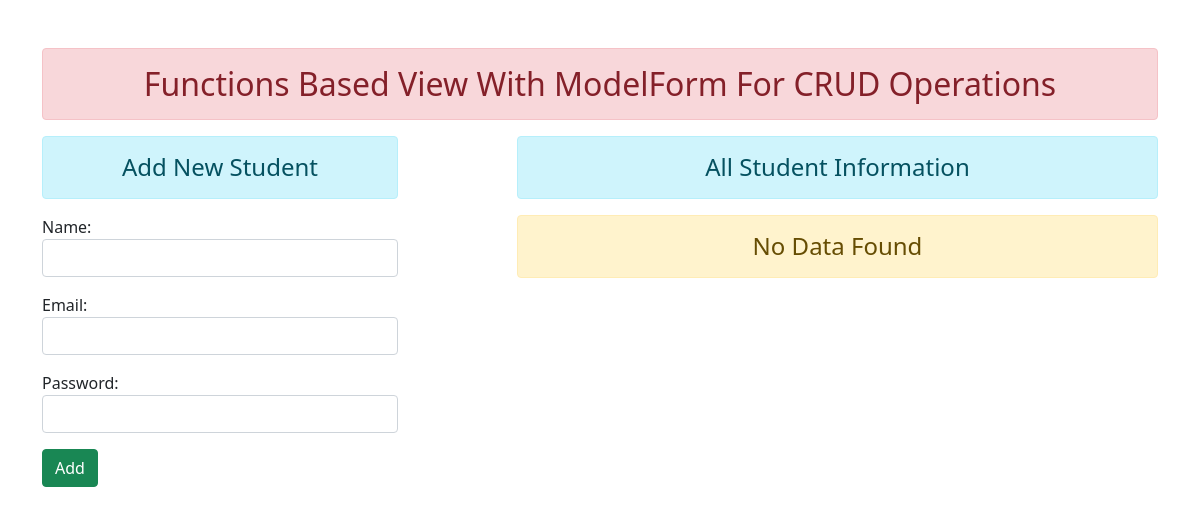
Before: / with the older database file.
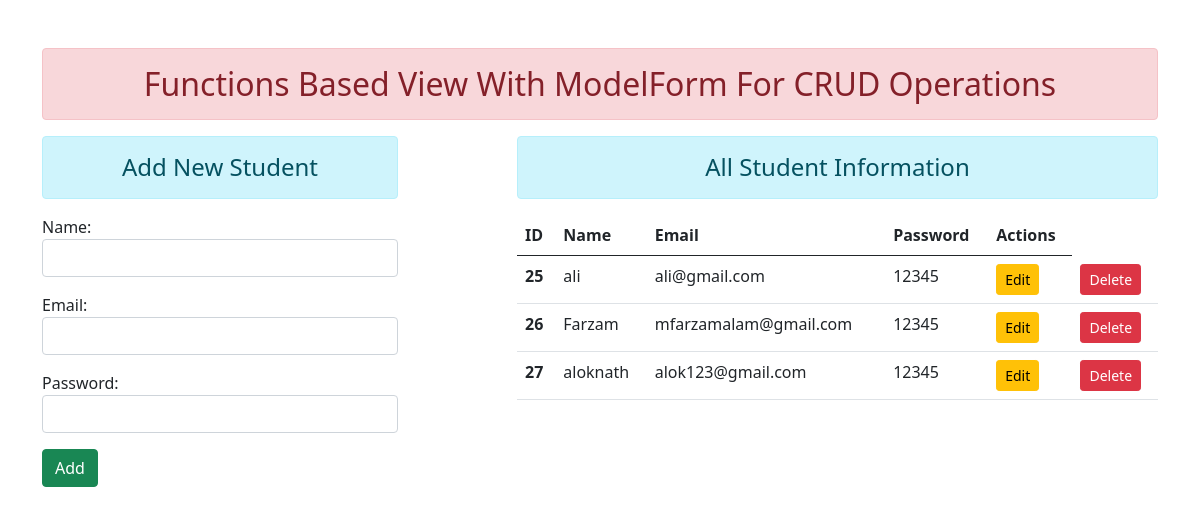
After: the same page with the newer database file.
### staff/models.py (models this page shows)
class create_read(models.Model):
    name = models.CharField(max_length=100)
    email = models.EmailField(max_length=100)
    password = models.CharField(max_length=100)

### staff/views.py (the view)
# urls.py: path('',views.create_and_read),
def create_and_read(request):
    if request.method == 'POST':
        cr = studentRegistration(request.POST)
        if cr.is_valid():
            n = cr.cleaned_data['name']
            e = cr.cleaned_data['email']
            p = cr.cleaned_data['password']
            reg = create_read(name=n, email=e, password=p)
            reg.save()
            cr = studentRegistration()
    else:
        cr = studentRegistration()
    all_data = create_read.objects.all()
    return render(request, 'staff/cr.html', {'form':cr, 'views':all_data})

### staff/forms.py
class studentRegistration(forms.ModelForm):
    class Meta:
        model = create_read
        fields = ['name','email','password']
        widgets = {
            'name':forms.TextInput(attrs={'class':'form-control'}),
            'email':forms.EmailInput(attrs={'class':'form-control'}),
            'password':forms.PasswordInput(attrs={'class':'form-control'}),
        }

### staff/templates/staff/cr.html (shortened to what this page needs)
{% extends 'staff/base.html' %}
{% block content %}
   <div class="row">
        <div class="col-sm-4">
             <h4 class="text-center alert alert-info">Add New Student</h4>
            <form action="" method="POST" novalidate>
                 {{form.as_p}}
                <input type="submit" value="Add" class="btn btn-success">
            </form>
        </div>
        <div class="col-sm-7 offset-1">
               <h4 class="text-center alert alert-info">All Student Information</h4>
               {% if views %}
                    <table class="table table-hover">
                         <thead>
                              <tr>
                                   <th scope="col">ID</th>
                                   <th scope="col">Name</th>
                                   <th scope="col">Email</th>
                                   <th scope="col">Password</th>
                                   <th scope="col">Actions</th>
                              </tr>
                         </thead>
                         <tbody>
                              {% for view in views %}
                                   <tr>
                                        <th scope="row">{{view.id}}</th>
                                        <td>{{view.name}}</td>
                                        <td>{{view.email}}</td>
                                        <td>{{view.password}}</td>
                                        <td> <a href="{% url 'editData' view.id %}" class="btn btn-warning btn-sm">Edit</a></td>
                                        <td> <a href="{% url 'deleteData' view.id %}" class="btn btn-danger btn-sm">Delete</a></td>
                                   </tr>
                              {% endfor %}
                         </tbody>
                    </table>
               {% else %}
                    <h4 class="text-center alert alert-warning">No Data Found</h4>
               {% endif %}
        </div>
   </div>
{% endblock content %}

### staff/templates/staff/base.html (shortened to what this page needs)
<!DOCTYPE html>
<html lang="en">
<head>
    <link href="https://cdn.jsdelivr.net/npm/bootstrap@5.0.0-beta3/dist/css/bootstrap.min.css" rel="stylesheet">
</head>
<body>
    <div class="container mt-5">
        <h2 class="text-center alert alert-danger" >Functions Based View With ModelForm For CRUD Operations</h2>
        {% block content %} {% endblock content %}
    </div>
</body>
</html>

Changed rows visible on the page:
added create_read: id "25", name "ali", email "ali@gmail.com", password "12345"
added create_read: id "26", name "Farzam", email "mfarzamalam@gmail.com", password "12345"
added create_read: id "27", name "aloknath", email "alok123@gmail.com", password "12345"
Other visible differences:
text no longer shown: "No Data Found"
text now shown: "ID Name Email Password Actions"
